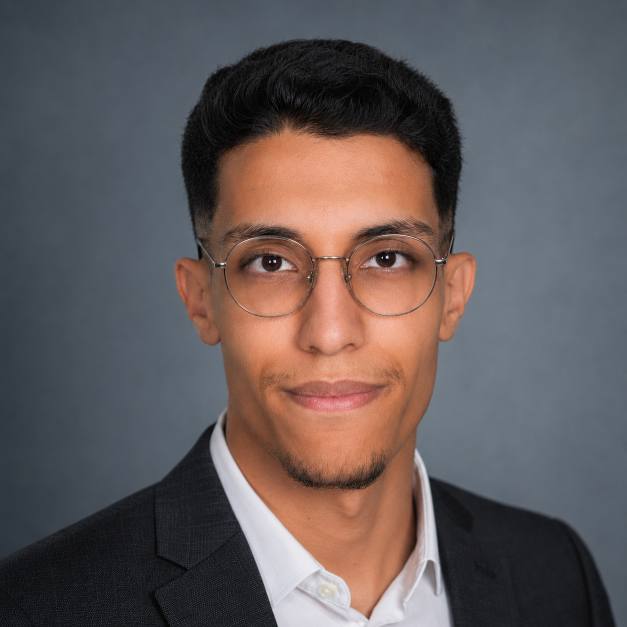
#> input picture assets/photo.png, 1254 x 1254 px, given in place of photo.jpg, which was not available (shown at 1/2 size)
$ python preflight.py assets/photo.jpg
#> lines starting #> are read from the running program, lines starting #| are printed output that depends on the picture; after the words box and inside, x2 and y2 are one past the last pixel; in counts of white or black regions, pixels touching at a corner belong together; pictures that were not available may be replaced by others from this repository, and a replacement may not be noted
# =============================================================================
# preflight.py  --  Score a candidate photo BEFORE running the pipeline.
#   python preflight.py assets/photo.jpg
# Reports resolution, background flatness, subject/background separation, and
# lighting evenness, then a verdict on whether it will dither well.
# =============================================================================
import sys
import numpy as np
from PIL import Image
from scipy import ndimage


def score(path):
#> called with path = 'assets/photo.jpg'
    img = Image.open(path).convert("RGB")
#> img is the input picture: PIL image 1254x1254 RGB; mean R, G, B 98.7, 89.8, 89.9
    w, h = img.size
#> w = 1254; h = 1254
    arr = np.asarray(img, np.float64)
    short_edge = min(w, h)
#> short_edge = 1254

    # background = border frame; flatness = how uniform its colour is
    b = np.concatenate([
        arr[:8].reshape(-1, 3), arr[-8:].reshape(-1, 3),
        arr[:, :8].reshape(-1, 3), arr[:, -8:].reshape(-1, 3)])
    bg = np.median(b, 0)
#> bg = [74, 83, 92]
    bg_std = float(np.sqrt(((b - bg) ** 2).sum(1)).std())     # low = flat wall
#> bg_std = 57.16

    # subject separation = colour distance of centre region from bg
    small = np.asarray(img.resize((300, 340), Image.LANCZOS), np.float64)
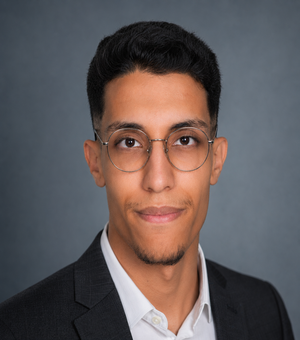
#> small: shape (340, 300, 3) float64; mean R, G, B 98.7, 89.8, 89.9
    dist = np.sqrt(((small - bg) ** 2).sum(2))
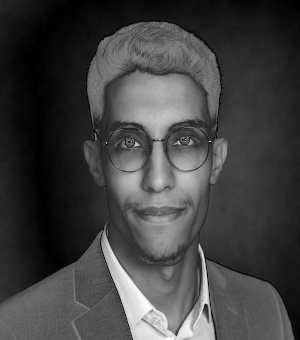
#> dist: shape (340, 300) float64; min 0, max 269.2, mean 69.3; drawn with min black and max white
    sep = float(np.percentile(dist, 60))                       # high = separated
#> sep = 74.27
    mask = dist > max(28, np.percentile(dist, 55))
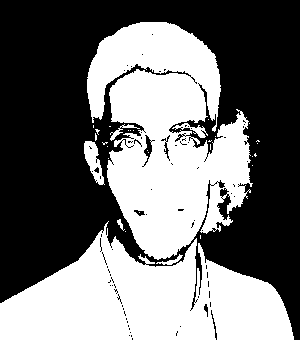
#> mask: shape (340, 300) bool; 44.8% white; 32 white regions (25 under 20 px), largest, box (x1, y1, x2, y2) and area: (87, 22, 253, 260) 24169, (0, 221, 294, 340) 20586, (84, 141, 105, 185) 461
    mask = ndimage.binary_fill_holes(mask)
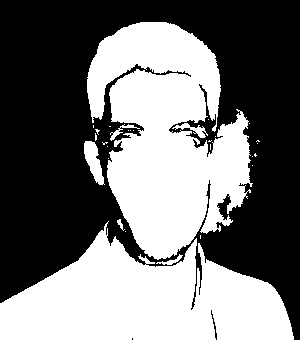
#> mask: shape (340, 300) bool; 45.5% white; 29 white regions (22 under 20 px), largest, box (x1, y1, x2, y2) and area: (87, 22, 253, 260) 24670, (0, 221, 294, 340) 20757, (84, 141, 105, 185) 493
    subj_frac = float(mask.mean())                             # subject coverage
#> subj_frac = 0.455

    # lighting evenness on the face/subject = local contrast variance (harsh
    # shadows survive dithering as blotches)
    g = np.asarray(img.convert("L").resize((300, 340), Image.LANCZOS), np.float64)
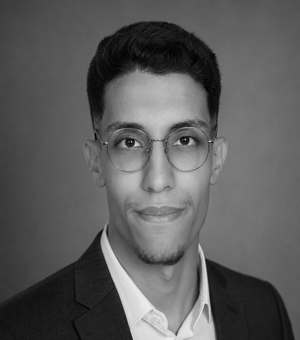
#> g: shape (340, 300) float64; min 0, max 237, mean 92.4
    if mask.any():
        sv = g[mask]
        shadow_spread = float(np.percentile(sv, 90) - np.percentile(sv, 10))
#> shadow_spread = 161
    else:
        shadow_spread = 999

    print(f"photo: {path}  ({w}x{h})")
#| photo: assets/photo.jpg  (1254x1254)
    print(f"  short edge      : {short_edge:>5}px      {'OK' if short_edge>=1000 else 'LOW  (<1000)'}")
#|   short edge      :  1254px      OK
    print(f"  background flat  : {bg_std:6.1f}        {'OK' if bg_std<22 else 'BUSY (want <22)'}")
#|   background flat  :   57.2        BUSY (want <22)
    print(f"  subj separation  : {sep:6.1f}        {'OK' if sep>45 else 'WEAK (want >45)'}")
#|   subj separation  :   74.3        OK
    print(f"  subject coverage : {subj_frac*100:5.1f}%       {'OK' if 0.18<subj_frac<0.75 else 'reframe head+shoulders'}")
#|   subject coverage :  45.5%       OK
    print(f"  lighting spread  : {shadow_spread:6.1f}        {'OK' if shadow_spread<170 else 'HARSH (may blotch)'}")
#|   lighting spread  :  161.0        OK

    good = (short_edge >= 1000 and bg_std < 22 and sep > 45 and 0.18 < subj_frac < 0.75)
#> good = False
    print("  VERDICT:", "will dither well" if good else
          "workable, but expect extra contrast/crop iteration on the flagged items")
#|   VERDICT: workable, but expect extra contrast/crop iteration on the flagged items
    return good


if __name__ == "__main__":
    p = sys.argv[1] if len(sys.argv) > 1 else "assets/photo.jpg"
    score(p)
